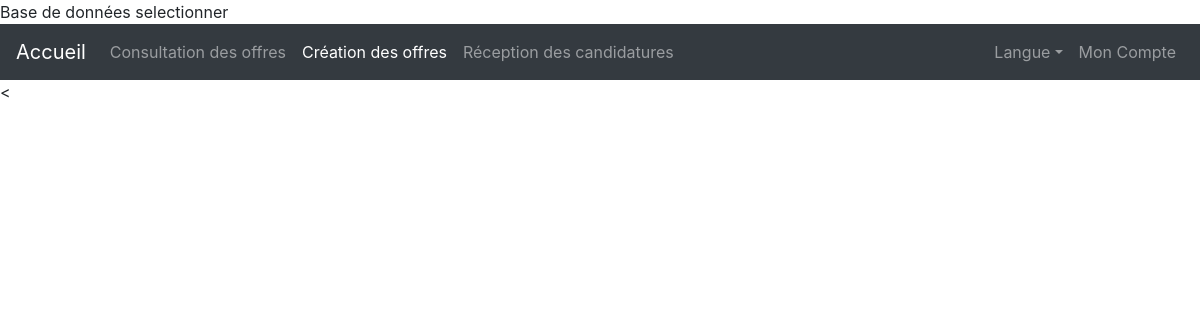
Before: /consultation_offre_rh.php with the older database file.
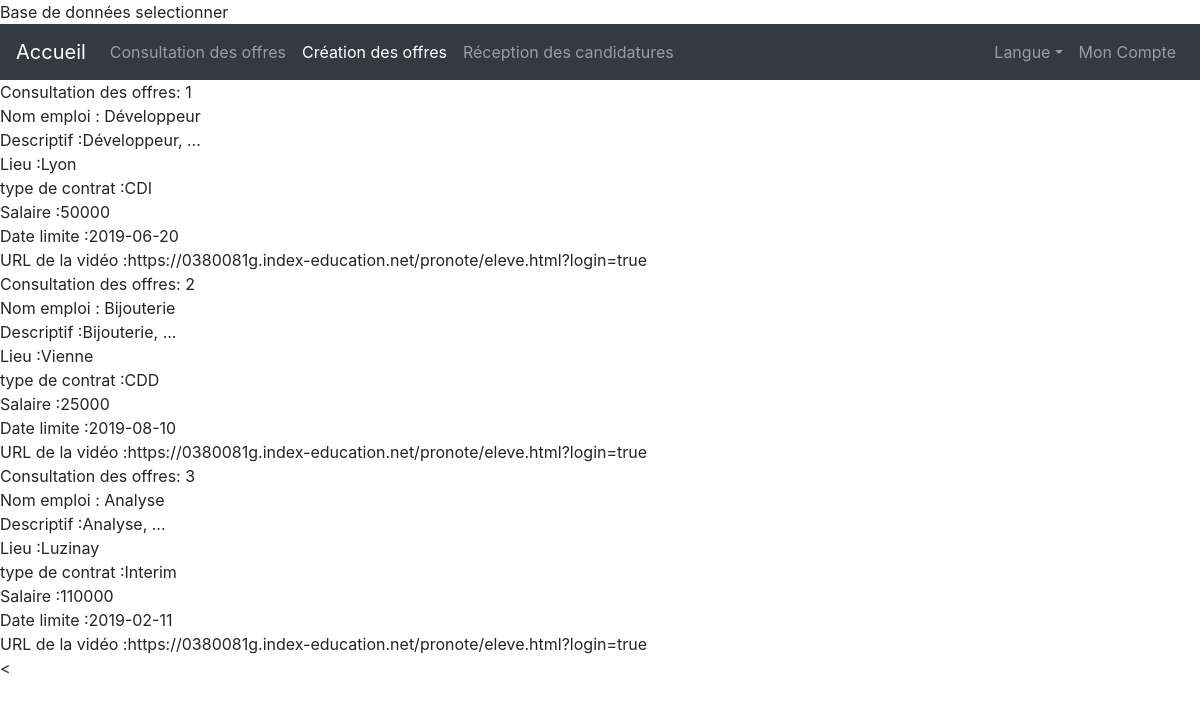
After: the same page with the newer database file.
### tables this page shows
CREATE TABLE OFFRE_EMPLOIS(
        id_offre     Int  Auto_increment  NOT NULL ,
        libelle      Varchar (50) NOT NULL ,
        description  Varchar (500) NOT NULL ,
        lieu         Varchar (50) NOT NULL ,
        type_contrat Varchar (50) NOT NULL ,
        salaire      Float   (10) NOT NULL ,
        date_limite  Date NOT NULL ,
        video        Varchar (500) NOT NULL ,
        id_personne  Int NOT NULL
	,CONSTRAINT OFFRE_EMPLOIS_PK PRIMARY KEY (id_offre)

	,CONSTRAINT OFFRE_EMPLOIS_RH_FK FOREIGN KEY (id_personne) REFERENCES RH(id_personne)
);

### consultation_offre_rh.php (the view, shortened to what this page needs)
<<?php
$connection = mysqli_connect('localhost', 'root', '');
if($connection){
  echo 'Connexion au serveur réussie <br/>';
  $ok = mysqli_select_db($connection, 'ppe');
  if($ok){
    echo'Base de données selectionner';
  }
  else{
    echo 'Echec de la sélection de la base';
  }
}
else {
  echo ' Erreur de la connection';
}
 ?>
<html>
    <head>
        <link href="bootstrap/css/bootstrap.min.css" rel="stylesheet">
    </head>
    <body>
      <body>
          <nav class="navbar sticky-top navbar-expand-lg navbar-dark bg-dark">
          <a class="navbar-brand" href="#">Accueil</a>
          <div class="collapse navbar-collapse" id="navbarsExample05">
            <ul class="navbar-nav mr-auto">
              <li class="nav-item">
                <a class="nav-link" href="consultation_offre_rh.php">Consultation des offres</a>
              </li>
              <li class="nav-item active">
                <a class="nav-link" href="creation_offre.php">Création des offres</a>
              </li>
              <li class="nav-item">
                <a class="nav-link" href="#">Réception des candidatures</a>
              </li>
            </ul>
            <ul class="navbar-nav ml-auto">
              <li class="nav-item dropdown">
                <a class="nav-link dropdown-toggle" data-toggle="dropdown" aria-haspopup="true" aria-expanded="false">Langue</a>
              </li>
              <li class="nav-item">
                <a class="nav-link" href="#">Mon Compte</a>
              </li>
            </ul>
          </div>
        </nav>
        <?php
        $resultat=mysqli_query($connection, 'SELECT*  FROM offre_emplois');
        while($ligne = mysqli_fetch_array($resultat, MYSQLI_BOTH)){
          $id=$ligne['id_offre'];
          $libelle = $ligne['libelle'];
          $desc=$ligne['description'];
          $lieu=$ligne['lieu'];
          $typecontr=$ligne['type_contrat'];
          $salaire= $ligne['salaire'];
          $datelim=$ligne['date_limite'];
          $video=$ligne['video'];
          echo 'Consultation des offres: '.$id.'<br/> Nom emploi : '.$libelle.'<br/> Descriptif :'. $desc.'<br/> Lieu :'.$lieu.'<br/> type de contrat :'.$typecontr.'<br/>Salaire :'.$salaire.'<br/> Date limite :'.$datelim.'<br/> URL de la vidéo :'.$video.'<br/>';
        }
         ?>
    </body>

Changed rows visible on the page:
added offre_emplois: id_offre "1", libelle "Développeur", description "Développeur, ...", lieu "Lyon", type_contrat "CDI", salaire "50000", date_limite "2019-06-20", video "https://0380081g.index-education.net/pronote/eleve.html?login=true"
added offre_emplois: id_offre "2", libelle "Bijouterie", description "Bijouterie, ...", lieu "Vienne", type_contrat "CDD", salaire "25000", date_limite "2019-08-10", video "https://0380081g.index-education.net/pronote/eleve.html?login=true"
added offre_emplois: id_offre "3", libelle "Analyse", description "Analyse, ...", lieu "Luzinay", type_contrat "Interim", salaire "110000", date_limite "2019-02-11", video "https://0380081g.index-education.net/pronote/eleve.html?login=true"
